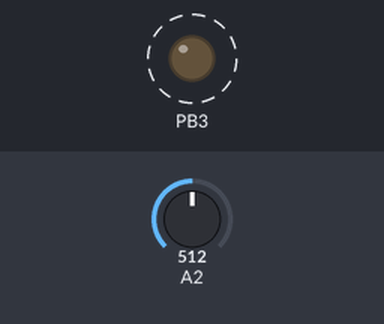
Simulated run of this sketch. Board: ATtiny85, built with avr-gcc and run on an emulated ATtiny85. Parts: output pins drawn as LEDs (lit = HIGH). Dashed ring = blinking. Inputs (shaded band) come from the test bench; at power-on: A2 = 512.

Above: at 1.8 s.
1.9 s: A2 set to 0
At 2.8 s:
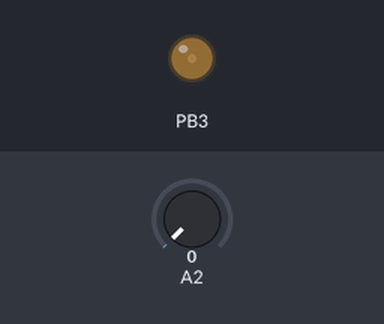
3.6 s: A2 set to 122
At 3.9 s:
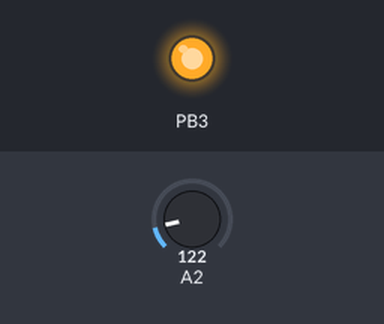
Timing chart, 0 to 13.1 s (numbered marks = the images above; inputs shaded):
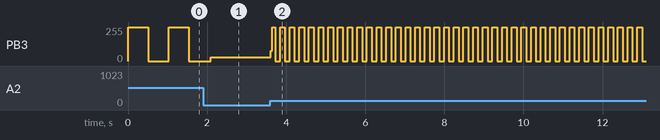

The sketch:

potenciometro.ino
```cpp
// Codigo Attiny85
//
int Pot=0;

void setup()
{
  pinMode(3, OUTPUT);
}

void loop()
{
  Pot=analogRead(A2);

  digitalWrite(3, HIGH);
  delay(Pot);
  digitalWrite(3, LOW);
  delay(Pot);

}
```

Measured:
- after the input at 3.6 s, PB3: 28/255 → 78/255 at once, then moves between 0/255 and 255/255, repeating every 0.24 s
- by itself, PB3: alternates 255/255 for 0.51 s and 0/255 for 0.51 s
